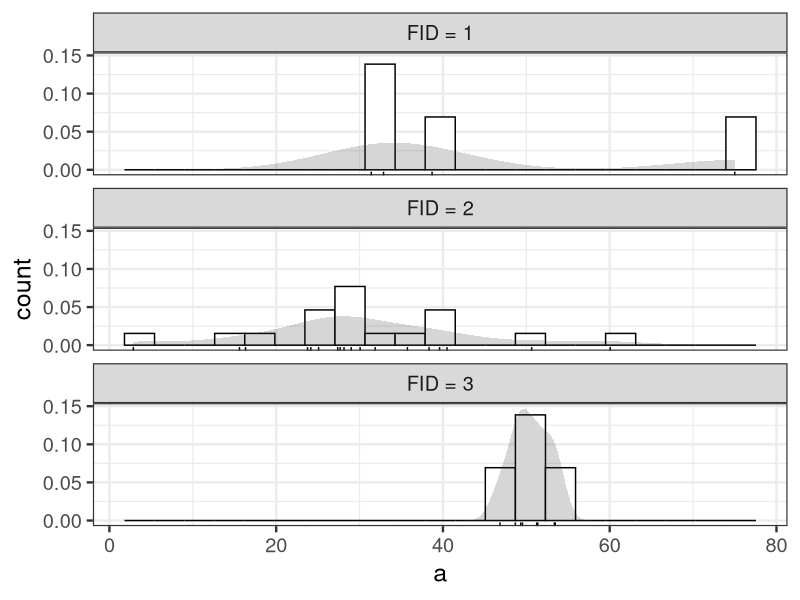
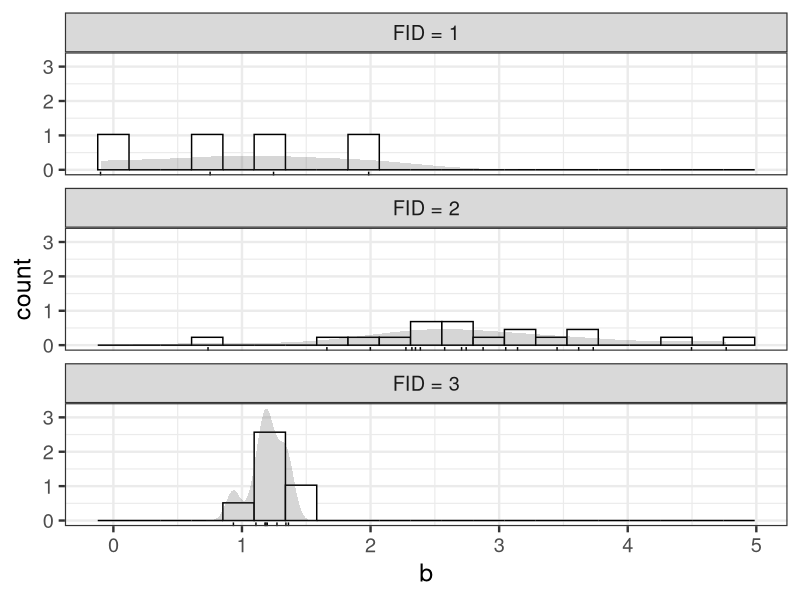

The R script that drew these images, in order:
library(dplyr)
library(ggplot2)

d <- read.csv('input/data-salary-3.csv')
N <- nrow(d)
C <- 30
F <- 3
coefs <- sapply(1:C, function(c) {
  d %>% filter(CID == c) %>% lm(Y ~ X, data=.) %>% coef()
}) %>% t() %>% 
  magrittr::set_colnames(c('a', 'b'))

c2f <- d %>% select(CID, FID) %>% distinct()
d_res <- data.frame(coefs, c2f) %>% 
  mutate(FID_label = factor(paste0('FID = ', FID), levels = paste0('FID = ', 1:3)))

bw <- diff(range(d_res$a))/20
p <- ggplot(data=d_res, aes(x=a)) +
  theme_bw(base_size=18) +
  facet_wrap(~FID_label, nrow=3) +
  geom_histogram(aes(y=..density..), binwidth=bw, color='black', fill='white') +
  geom_density(color=NA, fill='gray20', alpha=0.2) +
  geom_rug(sides='b') +
  labs(x='a', y='count')
ggsave(p, file='output/fig8-6-left.png', dpi=300, w=4, h=6)

bw <- diff(range(d_res$b))/20
p <- ggplot(data=d_res, aes(x=b)) +
  theme_bw(base_size=18) +
  facet_wrap(~FID_label, nrow=3) +
  geom_histogram(aes(y=..density..), binwidth=bw, color='black', fill='white') +
  geom_density(color=NA, fill='gray20', alpha=0.2) +
  geom_rug(sides='b') +
  labs(x='b', y='count')
ggsave(p, file='output/fig8-6-right.png', dpi=300, w=4, h=6)
